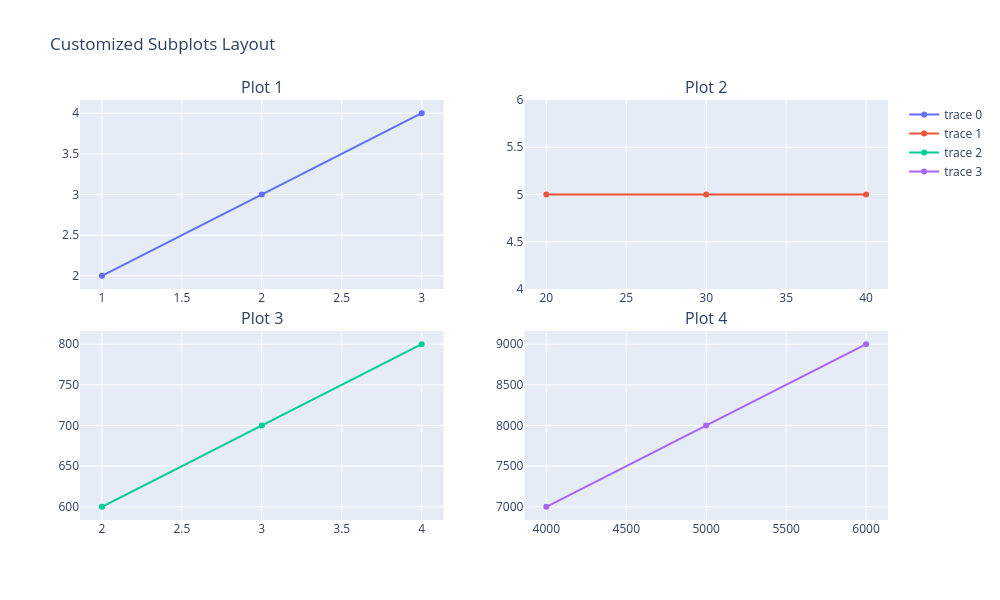

Notebook source saved alongside this figure:
### Code cell
# Настройка макетов подграфиков
fig = make_subplots(
    rows = 2, cols = 2, 
    vertical_spacing = 0.1, # Расстояние между подграфиками (от 0 до 1)
    subplot_titles=("Plot 1", "Plot 2", "Plot 3", "Plot 4") # Названия графиков
)

fig.add_trace(go.Scatter(x = [1, 2, 3], y = [2, 3, 4]), row = 1, col = 1)
fig.add_trace(go.Scatter(x = [20, 30, 40], y=[5, 5, 5]), row = 1, col = 2)
fig.add_trace(go.Scatter(x = [2, 3, 4], y = [600, 700, 800]), row = 2, col = 1)
fig.add_trace(go.Scatter(x = [4000, 5000, 6000], y = [7000, 8000, 9000]), row = 2, col = 2)

fig.update_layout(height = 600, width = 1000, title_text = "Customized Subplots Layout")
fig.show()

### Figure 1 — Plotly figure (JSON) as saved in the notebook; plotly's stock layout.template omitted (floating-point values rounded to 4 significant figures)
{"data": [{"type": "scatter", "x": [1, 2, 3], "xaxis": "x", "y": [2, 3, 4], "yaxis": "y"}, {"type": "scatter", "x": [20, 30, 40], "xaxis": "x2", "y": [5, 5, 5], "yaxis": "y2"}, {"type": "scatter", "x": [2, 3, 4], "xaxis": "x3", "y": [600, 700, 800], "yaxis": "y3"}, {"type": "scatter", "x": [4000, 5000, 6000], "xaxis": "x4", "y": [7000, 8000, 9000], "yaxis": "y4"}], "layout": {"annotations": [{"font": {"size": 16}, "showarrow": false, "text": "Plot 1", "x": 0.225, "xanchor": "center", "xref": "paper", "y": 1, "yanchor": "bottom", "yref": "paper"}, {"font": {"size": 16}, "showarrow": false, "text": "Plot 2", "x": 0.775, "xanchor": "center", "xref": "paper", "y": 1, "yanchor": "bottom", "yref": "paper"}, {"font": {"size": 16}, "showarrow": false, "text": "Plot 3", "x": 0.225, "xanchor": "center", "xref": "paper", "y": 0.45, "yanchor": "bottom", "yref": "paper"}, {"font": {"size": 16}, "showarrow": false, "text": "Plot 4", "x": 0.775, "xanchor": "center", "xref": "paper", "y": 0.45, "yanchor": "bottom", "yref": "paper"}], "height": 600, "title": {"text": "Customized Subplots Layout"}, "width": 1000, "xaxis": {"anchor": "y", "domain": [0, 0.45]}, "xaxis2": {"anchor": "y2", "domain": [0.55, 1]}, "xaxis3": {"anchor": "y3", "domain": [0, 0.45]}, "xaxis4": {"anchor": "y4", "domain": [0.55, 1]}, "yaxis": {"anchor": "x", "domain": [0.55, 1]}, "yaxis2": {"anchor": "x2", "domain": [0.55, 1]}, "yaxis3": {"anchor": "x3", "domain": [0, 0.45]}, "yaxis4": {"anchor": "x4", "domain": [0, 0.45]}}}
